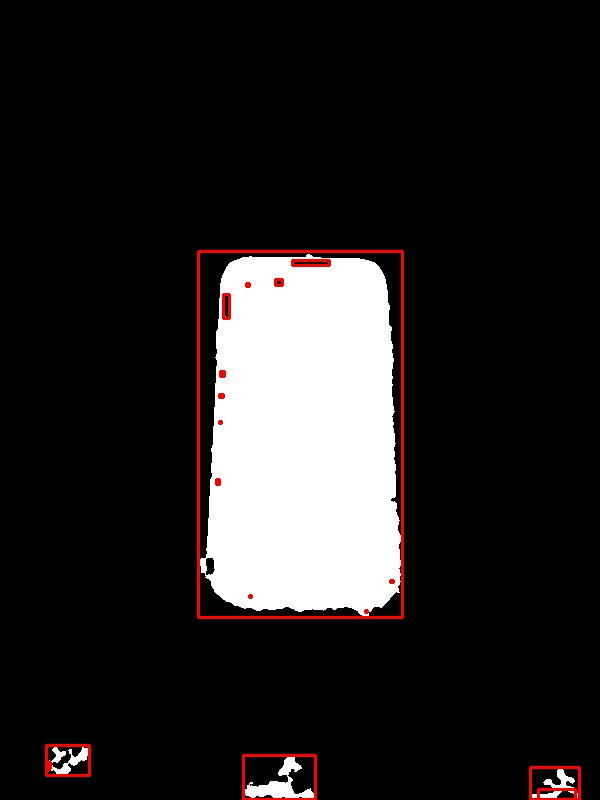
//> input picture Bounding.jpg, 600 x 800 px, given in place of the camera
$ ./DistanceMeasure   (built with g++ and OpenCV 4)
//> lines starting //> are read from the running program, lines starting //| are printed output that depends on the picture; after the words box and inside, x2 and y2 are one past the last pixel; in counts of white or black regions, pixels touching at a corner belong together
### ConsoleApplication1/stdafx.h
// stdafx.h : include file for standard system include files,
// or project specific include files that are used frequently, but
// are changed infrequently
//

#pragma once

#include "targetver.h"

#include <stdio.h>
#include <tchar.h>


// TODO: reference additional headers your program requires here

### ConsoleApplication1/DistanceMeasure.cpp
// distance Measurement.cpp : Defines the entry point for the console application.
//

#include "stdafx.h"
#include "opencv2\imgproc\imgproc_c.h"
#include <opencv2\core\core.hpp>
#include <opencv2\calib3d\calib3d.hpp>
#include <opencv2\highgui\highgui.hpp>
#include <opencv2\imgproc\imgproc.hpp>
//#include <opencv2\contrib_world.hpp>
#include <fstream>
#include <iostream>
#include "math.h"

int _tmain(int argc, _TCHAR* argv[])
{
	using namespace std;
	using namespace cv;

	Mat img, img_gray, channel[3];
	VideoCapture cam(1);
	double distance = 0;

	//FILE *data;
	//data = fopen("data320.csv","a");

	cam.set(CV_CAP_PROP_FRAME_WIDTH, 1280);
	cam.set(CV_CAP_PROP_FRAME_HEIGHT, 720);
	cam.set(CV_CAP_PROP_CONVERT_RGB, 1);
	namedWindow("Frame", WINDOW_AUTOSIZE);
	while (waitKey(10) != 'a')
	{
//> the Esc key is pressed
		cam >> img;
//> img is the input picture: 800 rows x 600 cols, CV_8UC3; mean B, G, R 34.1, 34.2, 36.9
		cvtColor(img, img_gray, COLOR_RGB2GRAY);
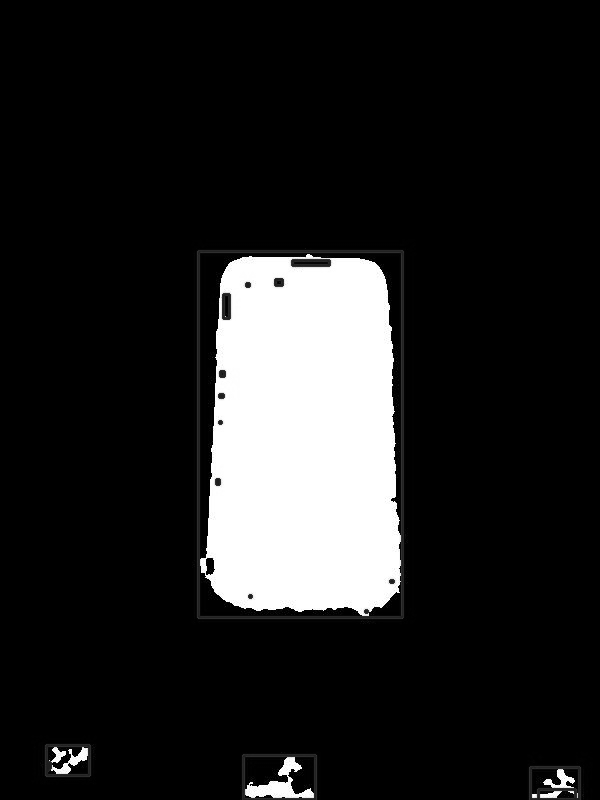
//> img_gray: 800 rows x 600 cols, CV_8UC1; min 0, max 255, mean 34.5
		split(img, channel);
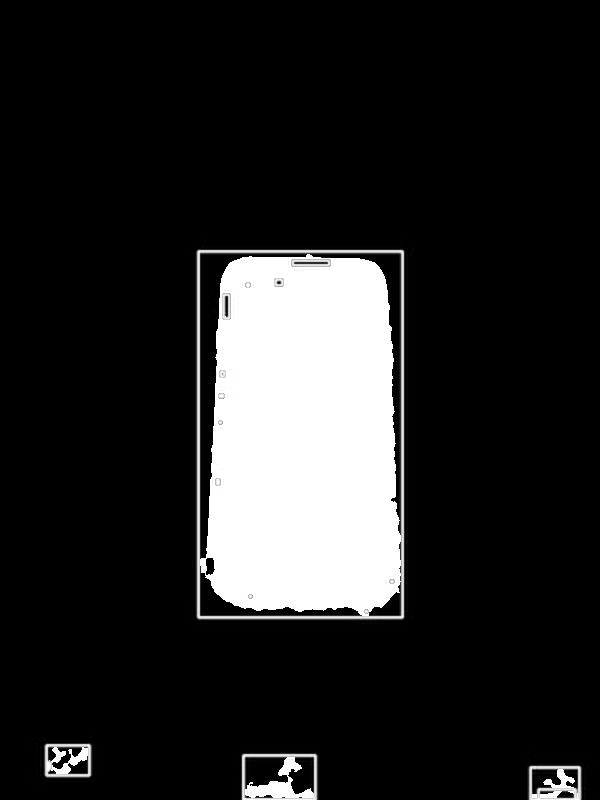
//> channel[2]: 800 rows x 600 cols, CV_8UC1; min 0, max 255, mean 36.9
		subtract(channel[2], img_gray, img_gray);
		//convertScaleAbs(img, img);
		threshold(img_gray, img_gray, 90, 255, THRESH_BINARY);
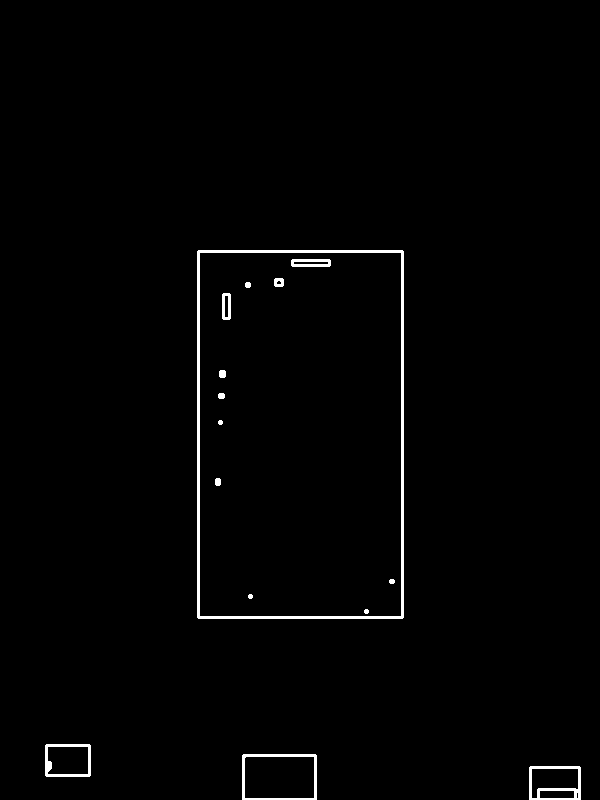
//> img_gray: 800 rows x 600 cols, CV_8UC1; 1.2% white; 15 white regions, largest, box (x1, y1, x2, y2) and area: (197, 250, 404, 619) 3416, (242, 754, 317, 800) 620, (529, 766, 581, 800) 596

		erode(img_gray, img_gray, Mat(), Point(-1, -1), 4);
//> img_gray: 800 rows x 600 cols, CV_8UC1; 1.22% of pixels changed, all inside (x1, y1, x2, y2) = (45, 250, 581, 800)
		dilate(img_gray, img_gray, Mat(), Point(-1, -1), 4);

		vector<vector<Size>> contors;
		vector<Vec4i> heirarcy;
		findContours(img_gray, contors, heirarcy, CV_RETR_EXTERNAL, CV_CHAIN_APPROX_SIMPLE, Point(0, 0));
//> contors = 0 items

		vector<Rect> boundRect(contors.size());
		vector<vector<Point>> contor_poly(contors.size());
//> contor_poly = 0 contours

		for (int i = 0; i< contors.size(); i++)
		{
			approxPolyDP(Mat(contors[i]), contor_poly[i], 3, true);
			boundRect[i] = boundingRect(Mat(contor_poly[i]));
		}
//> this loop made 0 passes
		int max_index = 0, max_area = 0;
		for (int i = 0; i< boundRect.size(); i++)
		{
			int a = boundRect[i].area();
			rectangle(img, boundRect[i].tl(), boundRect[i].br(), Scalar(255, 255, 0), 2, 8, 0);
			if (a > max_area)
			{
				max_area = a;
				max_index = i;
			}
		}
//> after the loop, max_area = 0; max_index = 0
		int confidence = 0;
		for (int i = 0; i< boundRect.size(); i++)
		{
			if ((boundRect[i].x < boundRect[max_index].x + boundRect[max_index].width && boundRect[i].x > boundRect[max_index].x - int(0.1*boundRect[max_index].width)) && (boundRect[i].y > boundRect[max_index].y))
				confidence += 45;

		}
//> after the loop, confidence = 0
		if (boundRect.size() > 0)
		{
			if (confidence > 99)
				confidence = 0;
			// [6 lines of commented-out code are left out]
			rectangle(img, boundRect[max_index].tl(), boundRect[max_index].br(), Scalar(0, 255, 0), 2, 8, 0);

			//fprintf(data,"%d , %d , %d\n", boundRect[max_index].width, boundRect[max_index].height, boundRect[max_index].area());
			distance = 8414.7*pow(boundRect[max_index].area(), -0.468);
			cout << distance << " cm." << " Confidence: " << confidence << endl;
			cin.get();
			imshow("Frame", img);

		}

		else
			imshow("Frame", img);
	}


	//fflush(data);
	//fclose(data);
	cam.release();
	return 0;
}
